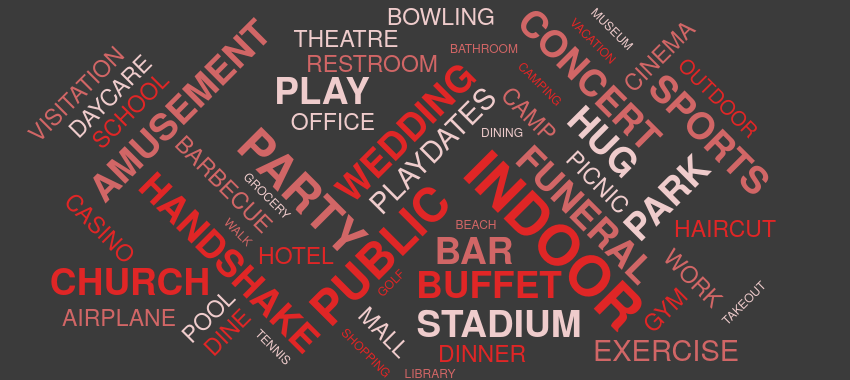

The Vega-Lite source for this figure:
### Vega specification from a JSON file in a GitHub repository (floating-point values rounded to 4 significant figures; data arrays with more than 128 entries replaced by an {"elided": "..."} marker saying what was removed)
{"$schema": "https://vega.github.io/schema/vega/v5.json", "width": 850, "height": 330, "padding": 0, "data": [{"name": "table", "values": {"elided": "231 str values"}, "transform": [{"type": "countpattern", "field": "data", "case": "upper", "pattern": "[\\w']{3,}"}, {"type": "formula", "as": "angle", "expr": "[-45, 0, 45][~~(random() * 3)]"}, {"type": "formula", "as": "weight", "expr": "if(datum.count>=10, 600, 300)"}]}], "scales": [{"name": "color", "type": "ordinal", "domain": {"data": "table", "field": "text"}, "range": ["#efcccc", "#e02626", "#d16666"]}], "marks": [{"type": "text", "from": {"data": "table"}, "encode": {"enter": {"text": {"field": "text"}, "align": {"value": "center"}, "baseline": {"value": "alphabetic"}, "fill": {"scale": "color", "field": "text"}}, "update": {"fillOpacity": {"value": 1}}, "hover": {"fillOpacity": {"value": 0.5}}}, "transform": [{"type": "wordcloud", "size": [800, 400], "text": {"field": "text"}, "rotate": {"field": "datum.angle"}, "font": "Helvetica Neue, Arial", "fontSize": {"field": "datum.count"}, "fontWeight": {"field": "datum.weight"}, "fontSizeRange": [12, 56], "padding": 2}]}], "config": {"background": "rgb(59, 59, 59)", "axis": {"labelColor": "white", "titleColor": "white", "gridColor": "dimgrey"}, "legend": {"labelColor": "white", "titleColor": "white"}, "title": {"color": "white"}}}
